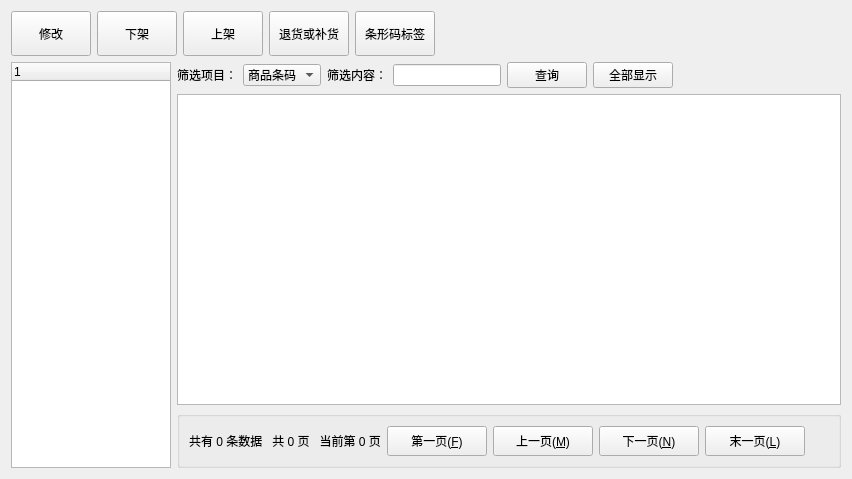
<?xml version="1.0" encoding="UTF-8"?>
<ui version="4.0">
 <class>StockManageWidget</class>
 <widget class="QWidget" name="StockManageWidget">
  <property name="geometry">
   <rect>
    <x>0</x>
    <y>0</y>
    <width>852</width>
    <height>479</height>
   </rect>
  </property>
  <property name="windowTitle">
   <string>Form</string>
  </property>
  <layout class="QVBoxLayout" name="verticalLayout_3">
   <item>
    <layout class="QVBoxLayout" name="verticalLayout_2">
     <item>
      <layout class="QHBoxLayout" name="horizontalLayout_6">
       <item>
        <widget class="QPushButton" name="pbnModify">
         <property name="sizePolicy">
          <sizepolicy hsizetype="Minimum" vsizetype="Maximum">
           <horstretch>0</horstretch>
           <verstretch>0</verstretch>
          </sizepolicy>
         </property>
         <property name="minimumSize">
          <size>
           <width>80</width>
           <height>45</height>
          </size>
         </property>
         <property name="styleSheet">
          <string notr="true"/>
         </property>
         <property name="text">
          <string>修改</string>
         </property>
        </widget>
       </item>
       <item>
        <widget class="QPushButton" name="Open_pushButton">
         <property name="minimumSize">
          <size>
           <width>80</width>
           <height>45</height>
          </size>
         </property>
         <property name="styleSheet">
          <string notr="true">border-image: url(:/images/open.png);</string>
         </property>
         <property name="text">
          <string>下架</string>
         </property>
        </widget>
       </item>
       <item>
        <widget class="QPushButton" name="Save_pushButton">
         <property name="minimumSize">
          <size>
           <width>80</width>
           <height>45</height>
          </size>
         </property>
         <property name="styleSheet">
          <string notr="true">border-image: url(:/images/save.png);</string>
         </property>
         <property name="text">
          <string>上架</string>
         </property>
        </widget>
       </item>
       <item>
        <widget class="QPushButton" name="check_pushButton">
         <property name="sizePolicy">
          <sizepolicy hsizetype="Minimum" vsizetype="Fixed">
           <horstretch>0</horstretch>
           <verstretch>0</verstretch>
          </sizepolicy>
         </property>
         <property name="minimumSize">
          <size>
           <width>80</width>
           <height>45</height>
          </size>
         </property>
         <property name="styleSheet">
          <string notr="true">border-image: url(:/images/ok.png);</string>
         </property>
         <property name="text">
          <string>退货或补货</string>
         </property>
        </widget>
       </item>
       <item>
        <widget class="QPushButton" name="Delete_Row_pushButton">
         <property name="minimumSize">
          <size>
           <width>80</width>
           <height>45</height>
          </size>
         </property>
         <property name="styleSheet">
          <string notr="true"/>
         </property>
         <property name="text">
          <string>条形码标签</string>
         </property>
        </widget>
       </item>
       <item>
        <spacer name="horizontalSpacer">
         <property name="orientation">
          <enum>Qt::Horizontal</enum>
         </property>
         <property name="sizeHint" stdset="0">
          <size>
           <width>40</width>
           <height>20</height>
          </size>
         </property>
        </spacer>
       </item>
      </layout>
     </item>
     <item>
      <layout class="QHBoxLayout" name="horizontalLayout_3">
       <item>
        <widget class="QTreeWidget" name="treeWidget">
         <property name="sizePolicy">
          <sizepolicy hsizetype="Maximum" vsizetype="Expanding">
           <horstretch>0</horstretch>
           <verstretch>0</verstretch>
          </sizepolicy>
         </property>
         <property name="minimumSize">
          <size>
           <width>160</width>
           <height>0</height>
          </size>
         </property>
         <property name="maximumSize">
          <size>
           <width>120</width>
           <height>16777215</height>
          </size>
         </property>
         <column>
          <property name="text">
           <string notr="true">1</string>
          </property>
         </column>
        </widget>
       </item>
       <item>
        <layout class="QVBoxLayout" name="verticalLayout">
         <item>
          <layout class="QHBoxLayout" name="horizontalLayout">
           <item>
            <widget class="QLabel" name="label">
             <property name="text">
              <string>筛选项目：</string>
             </property>
            </widget>
           </item>
           <item>
            <widget class="QComboBox" name="cbxSift">
             <item>
              <property name="text">
               <string>商品条码</string>
              </property>
             </item>
             <item>
              <property name="text">
               <string>商品名称</string>
              </property>
             </item>
             <item>
              <property name="text">
               <string>商品规格</string>
              </property>
             </item>
             <item>
              <property name="text">
               <string>商品颜色</string>
              </property>
             </item>
            </widget>
           </item>
           <item>
            <widget class="QLabel" name="label_2">
             <property name="text">
              <string>筛选内容：</string>
             </property>
            </widget>
           </item>
           <item>
            <widget class="QLineEdit" name="letContent">
             <property name="sizePolicy">
              <sizepolicy hsizetype="Maximum" vsizetype="Fixed">
               <horstretch>0</horstretch>
               <verstretch>0</verstretch>
              </sizepolicy>
             </property>
             <property name="minimumSize">
              <size>
               <width>50</width>
               <height>0</height>
              </size>
             </property>
            </widget>
           </item>
           <item>
            <widget class="QPushButton" name="pbnFind">
             <property name="text">
              <string>查询</string>
             </property>
            </widget>
           </item>
           <item>
            <widget class="QPushButton" name="pbnShowAll">
             <property name="text">
              <string>全部显示</string>
             </property>
            </widget>
           </item>
           <item>
            <spacer name="horizontalSpacer_2">
             <property name="orientation">
              <enum>Qt::Horizontal</enum>
             </property>
             <property name="sizeHint" stdset="0">
              <size>
               <width>40</width>
               <height>20</height>
              </size>
             </property>
            </spacer>
           </item>
          </layout>
         </item>
         <item>
          <widget class="QTableView" name="tableView"/>
         </item>
         <item>
          <widget class="QGroupBox" name="groupBox_2">
           <property name="title">
            <string/>
           </property>
           <layout class="QHBoxLayout" name="horizontalLayout_2">
            <item>
             <widget class="QLabel" name="labInfo">
              <property name="text">
               <string>共有 0 条数据   共 0 页   当前第 0 页</string>
              </property>
             </widget>
            </item>
            <item>
             <widget class="QPushButton" name="btnFirst">
              <property name="sizePolicy">
               <sizepolicy hsizetype="Maximum" vsizetype="Fixed">
                <horstretch>0</horstretch>
                <verstretch>0</verstretch>
               </sizepolicy>
              </property>
              <property name="minimumSize">
               <size>
                <width>100</width>
                <height>30</height>
               </size>
              </property>
              <property name="cursor">
               <cursorShape>PointingHandCursor</cursorShape>
              </property>
              <property name="text">
               <string>第一页(&amp;F)</string>
              </property>
              <property name="icon">
               <iconset>
                <normaloff>:/images/first.png</normaloff>:/images/first.png</iconset>
              </property>
              <property name="iconSize">
               <size>
                <width>18</width>
                <height>18</height>
               </size>
              </property>
             </widget>
            </item>
            <item>
             <widget class="QPushButton" name="btnPre">
              <property name="sizePolicy">
               <sizepolicy hsizetype="Maximum" vsizetype="Fixed">
                <horstretch>0</horstretch>
                <verstretch>0</verstretch>
               </sizepolicy>
              </property>
              <property name="minimumSize">
               <size>
                <width>100</width>
                <height>30</height>
               </size>
              </property>
              <property name="cursor">
               <cursorShape>PointingHandCursor</cursorShape>
              </property>
              <property name="text">
               <string>上一页(&amp;M)</string>
              </property>
              <property name="icon">
               <iconset>
                <normaloff>:/images/pre.png</normaloff>:/images/pre.png</iconset>
              </property>
              <property name="iconSize">
               <size>
                <width>18</width>
                <height>18</height>
               </size>
              </property>
             </widget>
            </item>
            <item>
             <widget class="QPushButton" name="btnNext">
              <property name="sizePolicy">
               <sizepolicy hsizetype="Maximum" vsizetype="Fixed">
                <horstretch>0</horstretch>
                <verstretch>0</verstretch>
               </sizepolicy>
              </property>
              <property name="minimumSize">
               <size>
                <width>100</width>
                <height>30</height>
               </size>
              </property>
              <property name="cursor">
               <cursorShape>PointingHandCursor</cursorShape>
              </property>
              <property name="text">
               <string>下一页(&amp;N)</string>
              </property>
              <property name="icon">
               <iconset>
                <normaloff>:/images/next.png</normaloff>:/images/next.png</iconset>
              </property>
              <property name="iconSize">
               <size>
                <width>18</width>
                <height>18</height>
               </size>
              </property>
             </widget>
            </item>
            <item>
             <widget class="QPushButton" name="btnLast">
              <property name="sizePolicy">
               <sizepolicy hsizetype="Maximum" vsizetype="Fixed">
                <horstretch>0</horstretch>
                <verstretch>0</verstretch>
               </sizepolicy>
              </property>
              <property name="minimumSize">
               <size>
                <width>100</width>
                <height>30</height>
               </size>
              </property>
              <property name="cursor">
               <cursorShape>PointingHandCursor</cursorShape>
              </property>
              <property name="text">
               <string>末一页(&amp;L)</string>
              </property>
              <property name="icon">
               <iconset>
                <normaloff>:/images/last.png</normaloff>:/images/last.png</iconset>
              </property>
              <property name="iconSize">
               <size>
                <width>18</width>
                <height>18</height>
               </size>
              </property>
             </widget>
            </item>
            <item>
             <spacer name="horizontalSpacer_5">
              <property name="orientation">
               <enum>Qt::Horizontal</enum>
              </property>
              <property name="sizeType">
               <enum>QSizePolicy::Maximum</enum>
              </property>
              <property name="sizeHint" stdset="0">
               <size>
                <width>100</width>
                <height>23</height>
               </size>
              </property>
             </spacer>
            </item>
           </layout>
          </widget>
         </item>
        </layout>
       </item>
      </layout>
     </item>
    </layout>
   </item>
  </layout>
 </widget>
 <resources/>
 <connections/>
</ui>
